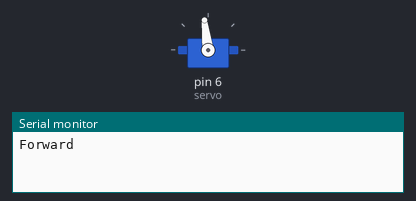
Bench run of a sketch on a simulated Arduino Uno, built with avr-gcc and run on an emulated ATmega328P. Shown: servo, the last lines printed to the serial monitor.

Above: at 5.05 s.
At 11.0 s:
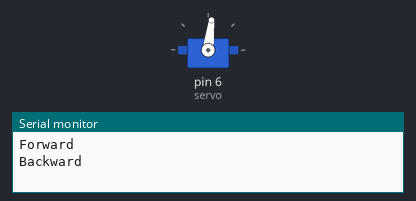
Timing chart, 0 to 12.8 s (numbered marks = the images above):
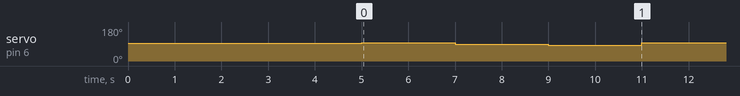

Measured:
- by itself, servo on pin 6 (servo): repeats every 6.0 s: 90° 2.0 s, 83° 2.0 s, 97° 2.0 s

The sketch:

QuicRun_WP_880_Dual_Brushed_Test_Code_V0_4.ino
```cpp
//Goal: Have Battery Transfer Pod crawl back and forth on the rail
//Updates pwm1 on pcb doesnt work so we will have to use pwm1 for "pwm2" and power for "dir"
#include <Servo.h>
const int power = 5; //9 works
const int pwm1 = 10; // pin 6 as pwm
const int trigPin = 9;
const int echoPin = 10;

Servo servo;

long duration;
int distance;

void setup() {
  Serial.begin(9600);
  servo.attach(6, 1000, 2000);
  pinMode(pwm1, OUTPUT); //declare pin pwm as OUTPUT
  pinMode(trigPin, OUTPUT);
  pinMode(echoPin, INPUT);
  pinMode(power, OUTPUT);
  digitalWrite(power, HIGH);
  servo.write(95);
  delay(5000);
}

void loop() {
  if(power){
    servo.write(97);
    Serial.println("Forward");
    delay(2000);
    servo.write(90);
    delay(2000);
    servo.write(83);
    Serial.println("Backward");
    delay(2000);
    servo.write(90);
    digitalWrite(power,LOW);
  }
}
```
